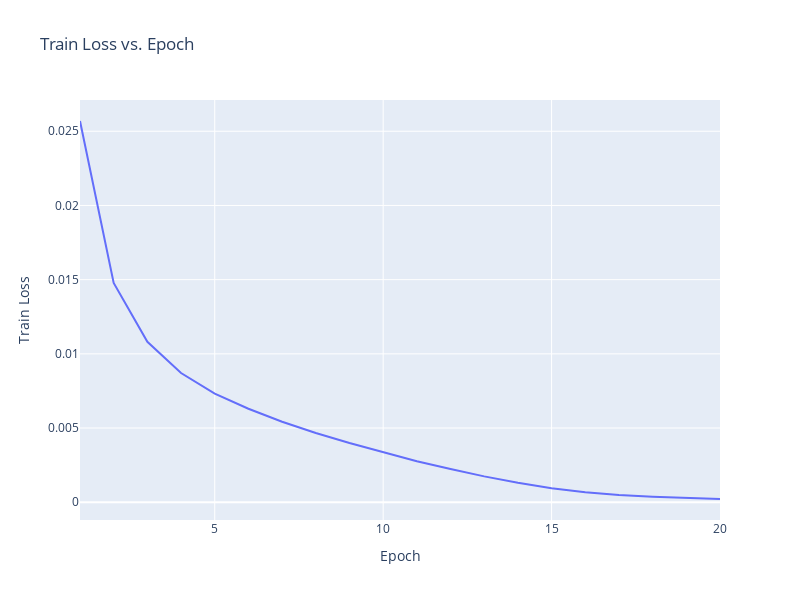

The notebook cell saved with this chart:
### Code cell
fig = go.Figure()
fig.add_trace(go.Scatter(x=list(range(1,21)), y=classical_loss_train, mode='lines'))

fig.update_layout(title="Train Loss vs. Epoch",
                  xaxis_title="Epoch",
                  yaxis_title="Train Loss",
                  width=800,
                  height=600)

fig.show()

### Figure 1 — Plotly figure (JSON) as saved in the notebook; plotly's stock layout.template omitted (floating-point values rounded to 4 significant figures)
{"data": [{"mode": "lines", "type": "scatter", "x": [1, 2, 3, 4, 5, 6, 7, 8, 9, 10, 11, 12, 13, 14, 15, 16, 17, 18, 19, 20], "y": [0.02569, 0.01478, 0.01081, 0.008705, 0.007324, 0.006301, 0.005425, 0.004665, 0.003989, 0.003365, 0.002768, 0.002236, 0.001744, 0.001311, 0.000942, 0.0006764, 0.0004819, 0.0003616, 0.0002717, 0.0002181]}], "layout": {"height": 600, "title": {"text": "Train Loss vs. Epoch"}, "width": 800, "xaxis": {"title": {"text": "Epoch"}}, "yaxis": {"title": {"text": "Train Loss"}}}}
